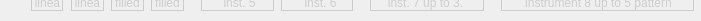
  <widget class="QFrame" name="frame_descriptionGuitarrs">
   <property name="geometry">
    <rect>
     <x>280</x>
     <y>760</y>
     <width>701</width>
     <height>21</height>
    </rect>
   </property>
   <property name="palette">
    <palette>
     <active>
      <colorrole role="WindowText">
       <brush brushstyle="SolidPattern">
        <color alpha="255">
         <red>205</red>
         <green>205</green>
         <blue>205</blue>
        </color>
       </brush>
      </colorrole>
     </active>
     <inactive>
      <colorrole role="WindowText">
       <brush brushstyle="SolidPattern">
        <color alpha="255">
         <red>205</red>
         <green>205</green>
         <blue>205</blue>
        </color>
       </brush>
      </colorrole>
     </inactive>
     <disabled>
      <colorrole role="WindowText">
       <brush brushstyle="SolidPattern">
        <color alpha="255">
         <red>127</red>
         <green>127</green>
         <blue>127</blue>
        </color>
       </brush>
      </colorrole>
     </disabled>
    </palette>
   </property>
   <property name="frameShadow">
    <enum>QFrame::Plain</enum>
   </property>
   <widget class="QLabel" name="label_MelodyGuitar">
    <property name="geometry">
     <rect>
      <x>370</x>
      <y>-7</y>
      <width>111</width>
      <height>20</height>
     </rect>
    </property>
    <property name="text">
     <string>inst. 7 up to 3.</string>
    </property>
    <property name="alignment">
     <set>Qt::AlignCenter</set>
    </property>
   </widget>
   <widget class="Line" name="line_MelodyGuitar_buttom">
    <property name="geometry">
     <rect>
      <x>371</x>
      <y>0</y>
      <width>112</width>
      <height>20</height>
     </rect>
    </property>
    <property name="frameShadow">
     <enum>QFrame::Plain</enum>
    </property>
    <property name="orientation">
     <enum>Qt::Horizontal</enum>
    </property>
   </widget>
   <widget class="Line" name="line_MelodyGuitar_left">
    <property name="geometry">
     <rect>
      <x>362</x>
      <y>0</y>
      <width>16</width>
      <height>11</height>
     </rect>
    </property>
    <property name="frameShadow">
     <enum>QFrame::Plain</enum>
    </property>
    <property name="orientation">
     <enum>Qt::Vertical</enum>
    </property>
   </widget>
   <widget class="Line" name="line_MelodyGuitar_rigth">
    <property name="geometry">
     <rect>
      <x>473</x>
      <y>0</y>
      <width>20</width>
      <height>11</height>
     </rect>
    </property>
    <property name="frameShadow">
     <enum>QFrame::Plain</enum>
    </property>
    <property name="orientation">
     <enum>Qt::Vertical</enum>
    </property>
   </widget>
   <widget class="Line" name="line_BassGuitar_left">
    <property name="geometry">
     <rect>
      <x>193</x>
      <y>0</y>
      <width>16</width>
      <height>11</height>
     </rect>
    </property>
    <property name="frameShadow">
     <enum>QFrame::Plain</enum>
    </property>
    <property name="orientation">
     <enum>Qt::Vertical</enum>
    </property>
   </widget>
   <widget class="Line" name="line_BassGuitar_rigth">
    <property name="geometry">
     <rect>
      <x>263</x>
      <y>0</y>
      <width>20</width>
      <height>11</height>
     </rect>
    </property>
    <property name="frameShadow">
     <enum>QFrame::Plain</enum>
    </property>
    <property name="orientation">
     <enum>Qt::Vertical</enum>
    </property>
   </widget>
   <widget class="Line" name="line_BassGuitar_buttom">
    <property name="geometry">
     <rect>
      <x>202</x>
      <y>0</y>
      <width>71</width>
      <height>20</height>
     </rect>
    </property>
    <property name="frameShadow">
     <enum>QFrame::Plain</enum>
    </property>
    <property name="orientation">
     <enum>Qt::Horizontal</enum>
    </property>
   </widget>
   <widget class="QLabel" name="label_BassGuitar">
    <property name="geometry">
     <rect>
      <x>209</x>
      <y>-7</y>
      <width>61</width>
      <height>20</height>
     </rect>
    </property>
    <property name="text">
     <string>inst. 5</string>
    </property>
    <property name="alignment">
     <set>Qt::AlignCenter</set>
    </property>
   </widget>
   <widget class="Line" name="line_Percusion_left">
    <property name="geometry">
     <rect>
      <x>23</x>
      <y>0</y>
      <width>16</width>
      <height>11</height>
     </rect>
    </property>
    <property name="frameShadow">
     <enum>QFrame::Plain</enum>
    </property>
    <property name="orientation">
     <enum>Qt::Vertical</enum>
    </property>
   </widget>
   <widget class="Line" name="line_Percusion_rigth">
    <property name="geometry">
     <rect>
      <x>52</x>
      <y>0</y>
      <width>20</width>
      <height>11</height>
     </rect>
    </property>
    <property name="frameShadow">
     <enum>QFrame::Plain</enum>
    </property>
    <property name="orientation">
     <enum>Qt::Vertical</enum>
    </property>
   </widget>
   <widget class="Line" name="line_Percusion_buttom">
    <property name="geometry">
     <rect>
      <x>32</x>
      <y>0</y>
      <width>31</width>
      <height>20</height>
     </rect>
    </property>
    <property name="frameShadow">
     <enum>QFrame::Plain</enum>
    </property>
    <property name="orientation">
     <enum>Qt::Horizontal</enum>
    </property>
   </widget>
   <widget class="Line" name="line_BassGuitar_rigth_2">
    <property name="geometry">
     <rect>
      <x>271</x>
      <y>0</y>
      <width>20</width>
      <height>11</height>
     </rect>
    </property>
    <property name="frameShadow">
     <enum>QFrame::Plain</enum>
    </property>
    <property name="orientation">
     <enum>Qt::Vertical</enum>
    </property>
   </widget>
   <widget class="QLabel" name="label_BassGuitar_2">
    <property name="geometry">
     <rect>
      <x>290</x>
      <y>-7</y>
      <width>61</width>
      <height>20</height>
     </rect>
    </property>
    <property name="text">
     <string>inst. 6</string>
    </property>
    <property name="alignment">
     <set>Qt::AlignCenter</set>
    </property>
   </widget>
   <widget class="Line" name="line_BassGuitar_buttom_2">
    <property name="geometry">
     <rect>
      <x>281</x>
      <y>0</y>
      <width>71</width>
      <height>20</height>
     </rect>
    </property>
    <property name="frameShadow">
     <enum>QFrame::Plain</enum>
    </property>
    <property name="orientation">
     <enum>Qt::Horizontal</enum>
    </property>
   </widget>
   <widget class="Line" name="line_BassGuitar_rigth_3">
    <property name="geometry">
     <rect>
      <x>342</x>
      <y>0</y>
      <width>20</width>
      <height>11</height>
     </rect>
    </property>
    <property name="frameShadow">
     <enum>QFrame::Plain</enum>
    </property>
    <property name="orientation">
     <enum>Qt::Vertical</enum>
    </property>
   </widget>
   <widget class="Line" name="line_Percusion_buttom_2">
    <property name="geometry">
     <rect>
      <x>72</x>
      <y>0</y>
      <width>31</width>
      <height>20</height>
     </rect>
    </property>
    <property name="frameShadow">
     <enum>QFrame::Plain</enum>
    </property>
    <property name="orientation">
     <enum>Qt::Horizontal</enum>
    </property>
   </widget>
   <widget class="Line" name="line_Percusion_rigth_2">
    <property name="geometry">
     <rect>
      <x>93</x>
      <y>0</y>
      <width>20</width>
      <height>11</height>
     </rect>
    </property>
    <property name="frameShadow">
     <enum>QFrame::Plain</enum>
    </property>
    <property name="orientation">
     <enum>Qt::Vertical</enum>
    </property>
   </widget>
   <widget class="Line" name="line_Percusion_left_2">
    <property name="geometry">
     <rect>
      <x>63</x>
      <y>0</y>
      <width>16</width>
      <height>11</height>
     </rect>
    </property>
    <property name="frameShadow">
     <enum>QFrame::Plain</enum>
    </property>
    <property name="orientation">
     <enum>Qt::Vertical</enum>
    </property>
   </widget>
   <widget class="Line" name="line_Percusion_buttom_3">
    <property name="geometry">
     <rect>
      <x>112</x>
      <y>0</y>
      <width>31</width>
      <height>20</height>
     </rect>
    </property>
    <property name="frameShadow">
     <enum>QFrame::Plain</enum>
    </property>
    <property name="orientation">
     <enum>Qt::Horizontal</enum>
    </property>
   </widget>
   <widget class="Line" name="line_Percusion_rigth_3">
    <property name="geometry">
     <rect>
      <x>133</x>
      <y>0</y>
      <width>20</width>
      <height>11</height>
     </rect>
    </property>
    <property name="frameShadow">
     <enum>QFrame::Plain</enum>
    </property>
    <property name="orientation">
     <enum>Qt::Vertical</enum>
    </property>
   </widget>
   <widget class="Line" name="line_Percusion_left_3">
    <property name="geometry">
     <rect>
      <x>103</x>
      <y>0</y>
      <width>16</width>
      <height>11</height>
     </rect>
    </property>
    <property name="frameShadow">
     <enum>QFrame::Plain</enum>
    </property>
    <property name="orientation">
     <enum>Qt::Vertical</enum>
    </property>
   </widget>
   <widget class="Line" name="line_Percusion_buttom_4">
    <property name="geometry">
     <rect>
      <x>152</x>
      <y>0</y>
      <width>31</width>
      <height>20</height>
     </rect>
    </property>
    <property name="frameShadow">
     <enum>QFrame::Plain</enum>
    </property>
    <property name="orientation">
     <enum>Qt::Horizontal</enum>
    </property>
   </widget>
   <widget class="Line" name="line_Percusion_rigth_4">
    <property name="geometry">
     <rect>
      <x>173</x>
      <y>0</y>
      <width>20</width>
      <height>11</height>
     </rect>
    </property>
    <property name="frameShadow">
     <enum>QFrame::Plain</enum>
    </property>
    <property name="orientation">
     <enum>Qt::Vertical</enum>
    </property>
   </widget>
   <widget class="Line" name="line_Percusion_left_4">
    <property name="geometry">
     <rect>
      <x>143</x>
      <y>0</y>
      <width>16</width>
      <height>11</height>
     </rect>
    </property>
    <property name="frameShadow">
     <enum>QFrame::Plain</enum>
    </property>
    <property name="orientation">
     <enum>Qt::Vertical</enum>
    </property>
   </widget>
   <widget class="Line" name="line_MelodyGuitar_left_2">
    <property name="geometry">
     <rect>
      <x>493</x>
      <y>0</y>
      <width>16</width>
      <height>11</height>
     </rect>
    </property>
    <property name="frameShadow">
     <enum>QFrame::Plain</enum>
    </property>
    <property name="orientation">
     <enum>Qt::Vertical</enum>
    </property>
   </widget>
   <widget class="Line" name="line_MelodyGuitar_buttom_2">
    <property name="geometry">
     <rect>
      <x>502</x>
      <y>0</y>
      <width>191</width>
      <height>20</height>
     </rect>
    </property>
    <property name="frameShadow">
     <enum>QFrame::Plain</enum>
    </property>
    <property name="orientation">
     <enum>Qt::Horizontal</enum>
    </property>
   </widget>
   <widget class="Line" name="line_MelodyGuitar_rigth_2">
    <property name="geometry">
     <rect>
      <x>683</x>
      <y>0</y>
      <width>20</width>
      <height>11</height>
     </rect>
    </property>
    <property name="frameShadow">
     <enum>QFrame::Plain</enum>
    </property>
    <property name="orientation">
     <enum>Qt::Vertical</enum>
    </property>
   </widget>
   <widget class="QLabel" name="label_MelodyGuitar_2">
    <property name="geometry">
     <rect>
      <x>503</x>
      <y>-7</y>
      <width>191</width>
      <height>20</height>
     </rect>
    </property>
    <property name="text">
     <string>instrument 8 up to 5 pattern</string>
    </property>
    <property name="alignment">
     <set>Qt::AlignCenter</set>
    </property>
   </widget>
   <widget class="QLabel" name="label_BassGuitar_3">
    <property name="geometry">
     <rect>
      <x>32</x>
      <y>-7</y>
      <width>31</width>
      <height>20</height>
     </rect>
    </property>
    <property name="text">
     <string>linea</string>
    </property>
    <property name="alignment">
     <set>Qt::AlignCenter</set>
    </property>
   </widget>
   <widget class="QLabel" name="label_BassGuitar_4">
    <property name="geometry">
     <rect>
      <x>72</x>
      <y>-7</y>
      <width>31</width>
      <height>20</height>
     </rect>
    </property>
    <property name="text">
     <string>linea</string>
    </property>
    <property name="alignment">
     <set>Qt::AlignCenter</set>
    </property>
   </widget>
   <widget class="QLabel" name="label_BassGuitar_5">
    <property name="geometry">
     <rect>
      <x>112</x>
      <y>-7</y>
      <width>31</width>
      <height>20</height>
     </rect>
    </property>
    <property name="text">
     <string>filled</string>
    </property>
    <property name="alignment">
     <set>Qt::AlignCenter</set>
    </property>
   </widget>
   <widget class="QLabel" name="label_BassGuitar_6">
    <property name="geometry">
     <rect>
      <x>152</x>
      <y>-7</y>
      <width>31</width>
      <height>20</height>
     </rect>
    </property>
    <property name="text">
     <string>filled</string>
    </property>
    <property name="alignment">
     <set>Qt::AlignCenter</set>
    </property>
   </widget>
  </widget>
